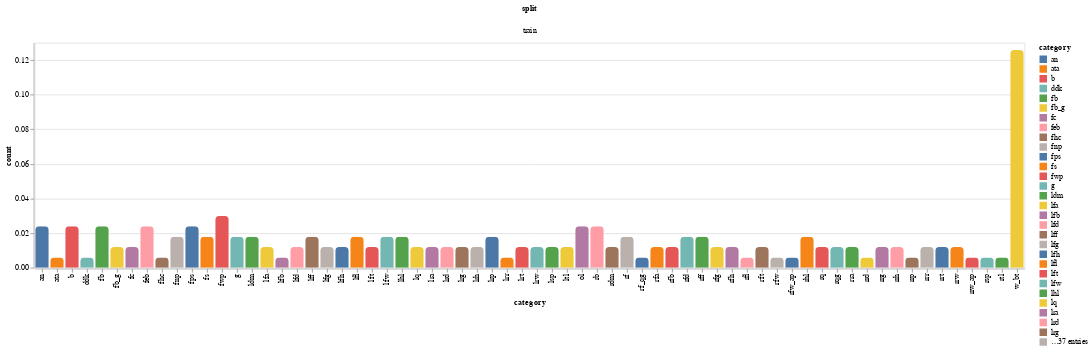

This figure's notebook cell:
### Code cell
seg_dataset.show_distribution()

### Figure 1 — Vega-Lite specification as saved in the notebook (floating-point values rounded to 4 significant figures)
{"config": {"view": {"continuousWidth": 300, "continuousHeight": 300}}, "data": {"name": "data-f09af67674c3bb4f4f4448101031c867"}, "mark": {"type": "bar", "cornerRadiusTopLeft": 5, "cornerRadiusTopRight": 5}, "encoding": {"color": {"field": "category", "type": "nominal"}, "column": {"field": "split", "type": "nominal"}, "x": {"field": "category", "type": "ordinal"}, "y": {"field": "count", "type": "quantitative"}}, "$schema": "https://vega.github.io/schema/vega-lite/v5.20.1.json", "datasets": {"data-f09af67674c3bb4f4f4448101031c867": [{"split": "train", "category": "an", "count": 0.02395}, {"split": "train", "category": "ata", "count": 0.005988}, {"split": "train", "category": "b", "count": 0.02395}, {"split": "train", "category": "ddk", "count": 0.005988}, {"split": "train", "category": "fb", "count": 0.02395}, {"split": "train", "category": "fb_g", "count": 0.01198}, {"split": "train", "category": "fc", "count": 0.01198}, {"split": "train", "category": "feb", "count": 0.02395}, {"split": "train", "category": "fhc", "count": 0.005988}, {"split": "train", "category": "fnp", "count": 0.01796}, {"split": "train", "category": "fps", "count": 0.02395}, {"split": "train", "category": "fs", "count": 0.01796}, {"split": "train", "category": "fwp", "count": 0.02994}, {"split": "train", "category": "g", "count": 0.01796}, {"split": "train", "category": "ldm", "count": 0.01796}, {"split": "train", "category": "lfa", "count": 0.01198}, {"split": "train", "category": "lfb", "count": 0.005988}, {"split": "train", "category": "lfd", "count": 0.01198}, {"split": "train", "category": "lff", "count": 0.01796}, {"split": "train", "category": "lfg", "count": 0.01198}, {"split": "train", "category": "lfh", "count": 0.01198}, {"split": "train", "category": "lfl", "count": 0.01796}, {"split": "train", "category": "lft", "count": 0.01198}, {"split": "train", "category": "lfw", "count": 0.01796}, {"split": "train", "category": "lhl", "count": 0.01796}, {"split": "train", "category": "lq", "count": 0.01198}, {"split": "train", "category": "lra", "count": 0.01198}, {"split": "train", "category": "lrd", "count": 0.01198}, {"split": "train", "category": "lrg", "count": 0.01198}, {"split": "train", "category": "lrh", "count": 0.01198}, {"split": "train", "category": "lrp", "count": 0.01796}, {"split": "train", "category": "lrr", "count": 0.005988}, {"split": "train", "category": "lrt", "count": 0.01198}, {"split": "train", "category": "lrw", "count": 0.01198}, {"split": "train", "category": "lsp", "count": 0.01198}, {"split": "train", "category": "ltl", "count": 0.01198}, {"split": "train", "category": "ol", "count": 0.02395}, {"split": "train", "category": "rb", "count": 0.02395}, {"split": "train", "category": "rdm", "count": 0.01198}, {"split": "train", "category": "rf", "count": 0.01796}, {"split": "train", "category": "rf_qg", "count": 0.005988}, {"split": "train", "category": "rfa", "count": 0.01198}, {"split": "train", "category": "rfb", "count": 0.01198}, {"split": "train", "category": "rfd", "count": 0.01796}, {"split": "train", "category": "rff", "count": 0.01796}, {"split": "train", "category": "rfg", "count": 0.01198}, {"split": "train", "category": "rfh", "count": 0.01198}, {"split": "train", "category": "rfl", "count": 0.005988}, {"split": "train", "category": "rft", "count": 0.01198}, {"split": "train", "category": "rfw", "count": 0.005988}, {"split": "train", "category": "rfw_ap", "count": 0.005988}, {"split": "train", "category": "rhl", "count": 0.01796}, {"split": "train", "category": "rq", "count": 0.01198}, {"split": "train", "category": "rqg", "count": 0.01198}, {"split": "train", "category": "rra", "count": 0.01198}, {"split": "train", "category": "rrd", "count": 0.005988}, {"split": "train", "category": "rrg", "count": 0.01198}, {"split": "train", "category": "rrh", "count": 0.01198}, {"split": "train", "category": "rrp", "count": 0.005988}, {"split": "train", "category": "rrr", "count": 0.01198}, {"split": "train", "category": "rrt", "count": 0.01198}, {"split": "train", "category": "rrw", "count": 0.01198}, {"split": "train", "category": "rrw_ap", "count": 0.005988}, {"split": "train", "category": "rsp", "count": 0.005988}, {"split": "train", "category": "rtl", "count": 0.005988}, {"split": "train", "category": "w_bt", "count": 0.1257}]}}
